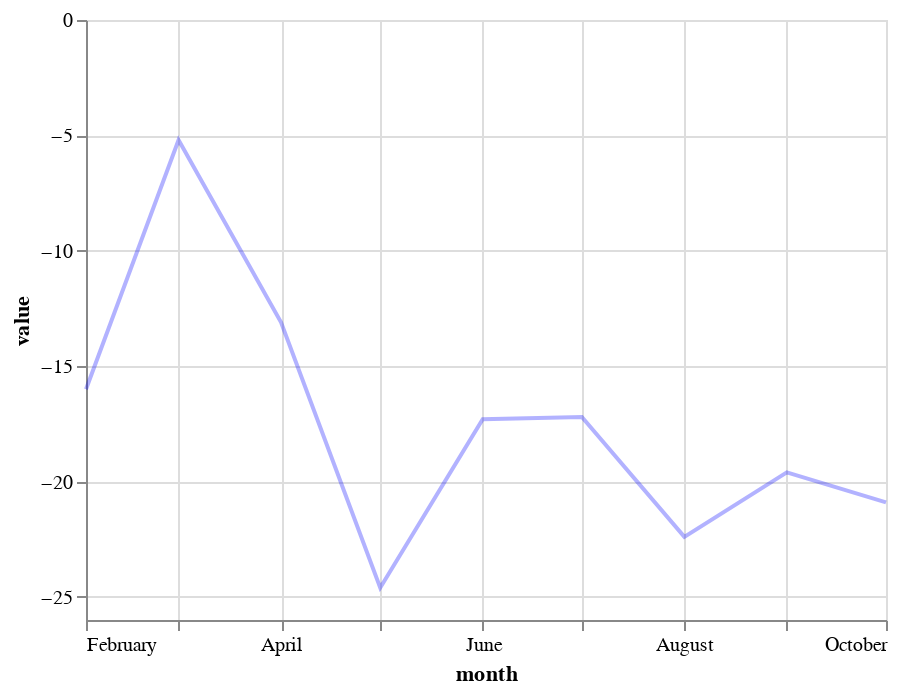

Notebook code cell kept with this figure:
### Code cell
# 1. Draw generation - consumption
base_figure = alt.Chart(df_2_gc).encode(x="month:T")
alt.layer(base_figure.mark_line(opacity=0.3, color="blue").encode(y="value:Q"))

### Figure 1 — Vega-Lite specification as saved in the notebook (floating-point values rounded to 4 significant figures)
{"config": {"view": {"continuousWidth": 400, "continuousHeight": 300}}, "layer": [{"mark": {"type": "line", "color": "blue", "opacity": 0.3}, "encoding": {"x": {"type": "temporal", "field": "month"}, "y": {"type": "quantitative", "field": "value"}}}], "data": {"name": "data-a46d5cb8edf4747eabf9398d48744d42"}, "$schema": "https://vega.github.io/schema/vega-lite/v4.8.1.json", "datasets": {"data-a46d5cb8edf4747eabf9398d48744d42": [{"month": "1900-02-01T00:00:00", "value": -16.0}, {"month": "1900-03-01T00:00:00", "value": -5.2}, {"month": "1900-04-01T00:00:00", "value": -13.1}, {"month": "1900-05-01T00:00:00", "value": -24.6}, {"month": "1900-06-01T00:00:00", "value": -17.3}, {"month": "1900-07-01T00:00:00", "value": -17.2}, {"month": "1900-08-01T00:00:00", "value": -22.4}, {"month": "1900-09-01T00:00:00", "value": -19.6}, {"month": "1900-10-01T00:00:00", "value": -20.9}]}}
